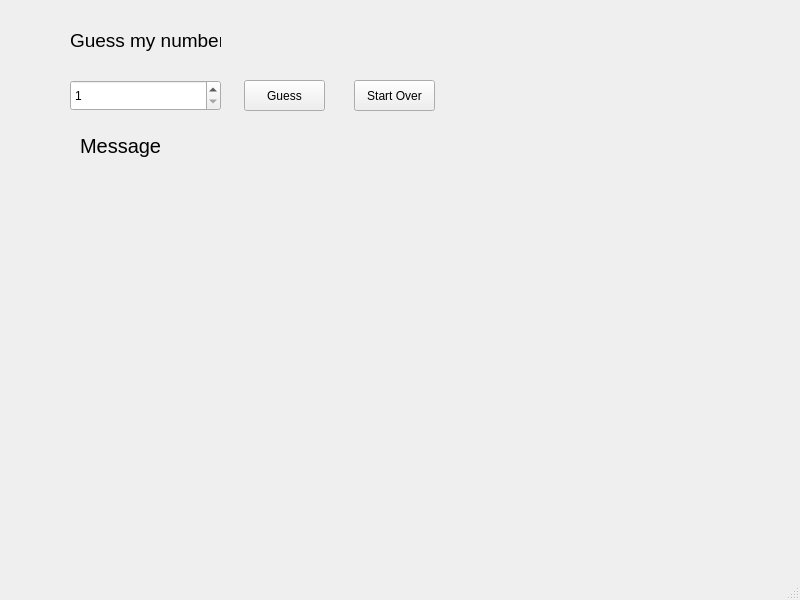
<?xml version="1.0" encoding="UTF-8"?>
<ui version="4.0">
 <class>MainWindow</class>
 <widget class="QMainWindow" name="MainWindow">
  <property name="geometry">
   <rect>
    <x>0</x>
    <y>0</y>
    <width>800</width>
    <height>600</height>
   </rect>
  </property>
  <property name="windowTitle">
   <string>MainWindow</string>
  </property>
  <widget class="QWidget" name="centralwidget">
   <widget class="QLabel" name="label">
    <property name="geometry">
     <rect>
      <x>70</x>
      <y>30</y>
      <width>151</width>
      <height>21</height>
     </rect>
    </property>
    <property name="font">
     <font>
      <pointsize>14</pointsize>
     </font>
    </property>
    <property name="text">
     <string>Guess my number</string>
    </property>
   </widget>
   <widget class="QSpinBox" name="spinBox">
    <property name="geometry">
     <rect>
      <x>70</x>
      <y>80</y>
      <width>151</width>
      <height>31</height>
     </rect>
    </property>
    <property name="minimum">
     <number>1</number>
    </property>
    <property name="maximum">
     <number>10</number>
    </property>
   </widget>
   <widget class="QPushButton" name="pushButtonGuess">
    <property name="geometry">
     <rect>
      <x>244</x>
      <y>80</y>
      <width>81</width>
      <height>31</height>
     </rect>
    </property>
    <property name="text">
     <string>Guess</string>
    </property>
   </widget>
   <widget class="QPushButton" name="pushButtonStartOver">
    <property name="geometry">
     <rect>
      <x>354</x>
      <y>80</y>
      <width>81</width>
      <height>31</height>
     </rect>
    </property>
    <property name="text">
     <string>Start Over</string>
    </property>
   </widget>
   <widget class="QLabel" name="labelMessage">
    <property name="geometry">
     <rect>
      <x>80</x>
      <y>130</y>
      <width>201</width>
      <height>31</height>
     </rect>
    </property>
    <property name="font">
     <font>
      <pointsize>15</pointsize>
     </font>
    </property>
    <property name="text">
     <string>Message</string>
    </property>
   </widget>
  </widget>
  <widget class="QMenuBar" name="menubar">
   <property name="geometry">
    <rect>
     <x>0</x>
     <y>0</y>
     <width>800</width>
     <height>22</height>
    </rect>
   </property>
  </widget>
  <widget class="QStatusBar" name="statusbar"/>
 </widget>
 <resources/>
 <connections/>
</ui>
